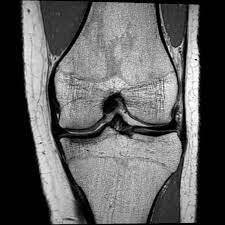
%> input picture DIP Lab 3/image4.jpg, 225 x 225 px
$ octave Q3.m   (GNU Octave 9; MATLAB toolbox functions it lacks are replaced by stand-ins)
%> lines starting %> are read from the running program, lines starting %| are printed output that depends on the picture
img = imread('/MATLAB Drive/Lab 3/image4.jpg');
%> img is the input picture: size 225x225x3 uint8; min 0, max 255, mean 95.3
noisyImage = imnoise(img, "salt & pepper", 0.02);
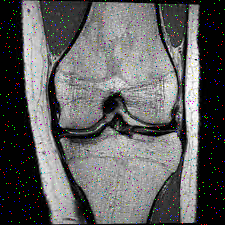
%> noisyImage: size 225x225x3 uint8; mean R, G, B 96, 96, 95.8
grayNoisy = rgb2gray(noisyImage);
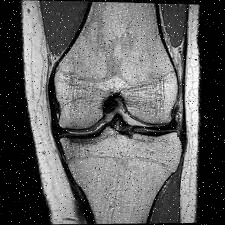
%> grayNoisy: size 225x225 uint8; min 0, max 255, mean 96
boxImage = imboxfilt(noisyImage, 3);
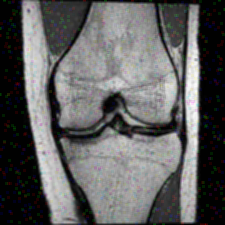
%> boxImage: size 225x225x3 uint8; mean R, G, B 96, 96, 95.8; mean of the top-left, top-right, bottom-left and bottom-right quarters 98.9, 105.3, 82.4, 97.1
avgImage = imfilter(noisyImage, ones(3)/9);
medImage = medfilt2(grayNoisy, [3, 3]);
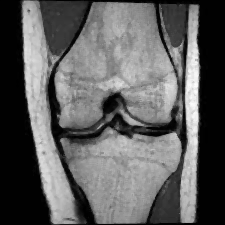
%> medImage: size 225x225 uint8; min 0, max 255, mean 95.2

figure()
subplot(1, 4, 1), imshow(img);
title("Original");
subplot(1, 4, 2), imshow(boxImage);
title("Box Filtered");
subplot(1, 4, 3), imshow(avgImage);
title("Average Filtered");
subplot(1, 4, 4), imshow(medImage);
title("Median Filtered");

$ run again, with DIP Lab 3/image2.jpg copied over DIP Lab 3/image4.jpg
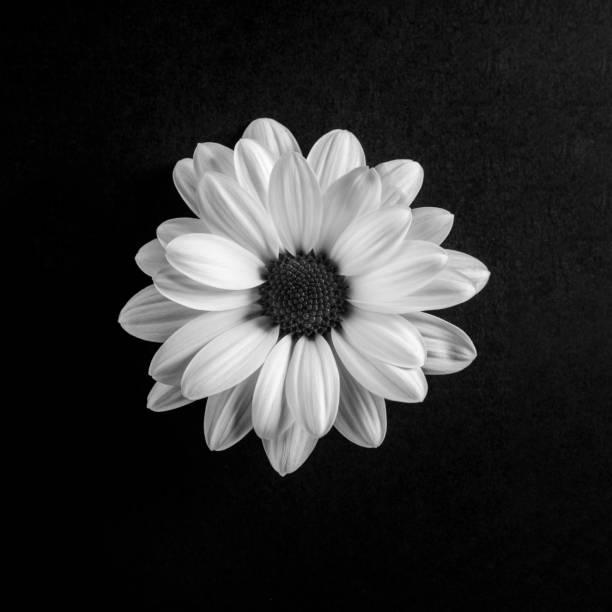
%> input picture DIP Lab 3/image2.jpg, 612 x 612 px
%> img is the input picture: size 612x612x3 uint8; min 0, max 255, mean 46
%> `noisyImage = imnoise(img, "salt & pepper", 0.02);`:
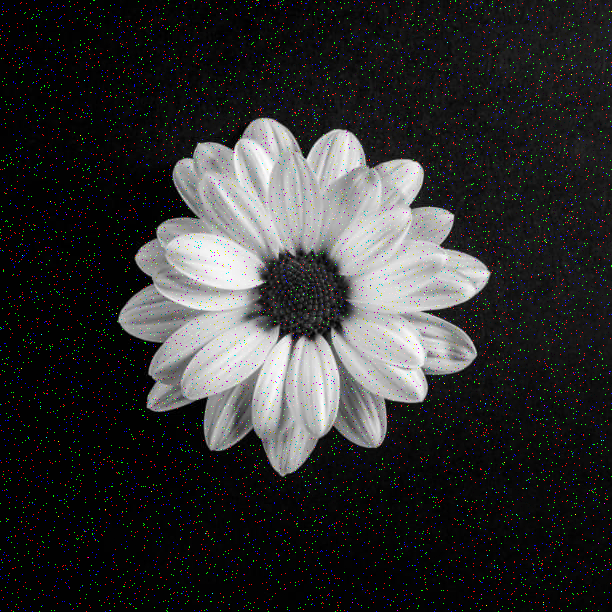
%> noisyImage: size 612x612x3 uint8; mean R, G, B 47.6, 47.6, 47.6
%> `boxImage = imboxfilt(noisyImage, 3);`:
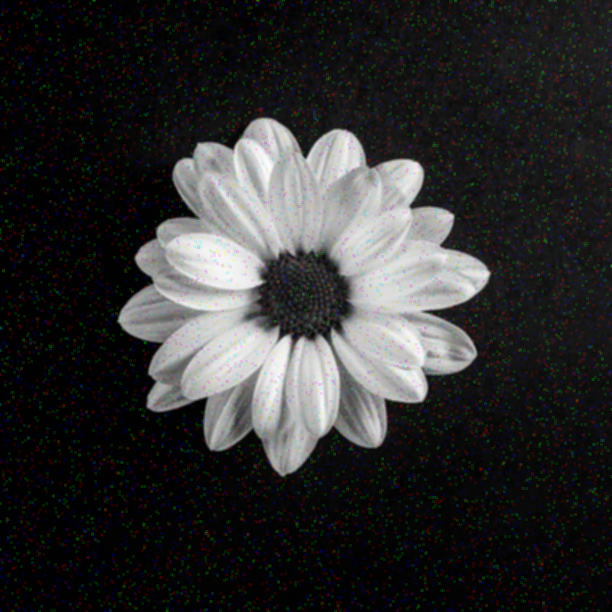
%> boxImage: size 612x612x3 uint8; mean R, G, B 47.6, 47.6, 47.6; mean of the top-left, top-right, bottom-left and bottom-right quarters 49.6, 60.8, 39.9, 40
